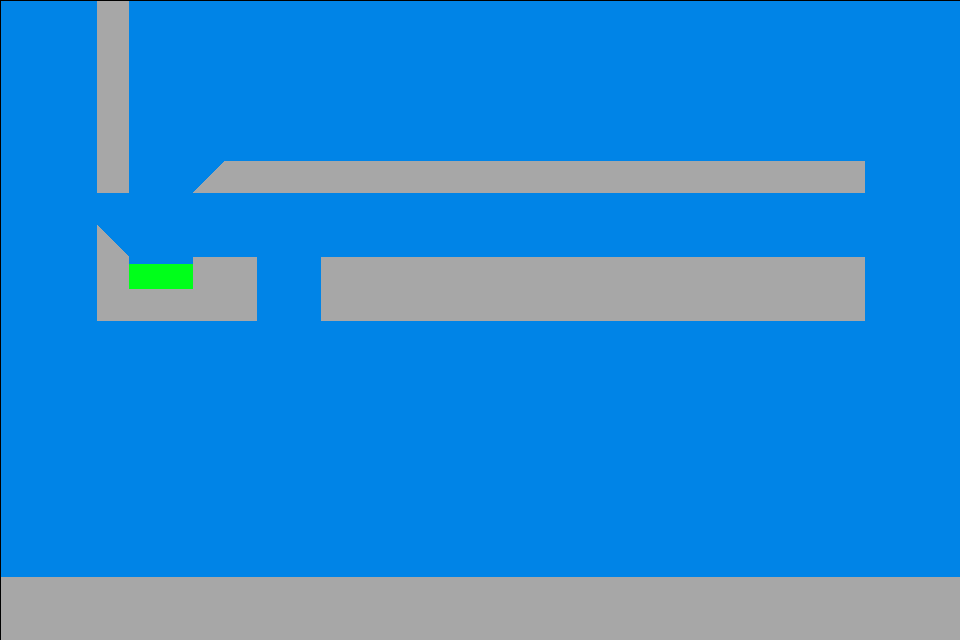

This game map was drawn from its Tiled (.tmx) file and the tilesets committed beside it. A one-line description and the trimmed map source follow:
An orthogonal 30x20 tile map with 32x32 px tiles, 3 tile layers (background, dynamic, static) and 4 objects (ball_spawn_point).

<map version="1.2" tiledversion="1.2.5" orientation="orthogonal" renderorder="right-down" width="30" height="20" tilewidth="32" tileheight="32" infinite="0" nextlayerid="5" nextobjectid="4">
 <tileset firstgid="1" name="golf_puzzle_tilemap" tilewidth="32" tileheight="32" tilecount="100" columns="10">
  <tileoffset x="1" y="1" />
  <image source="../media/golf_puzzle_tileset.png" width="320" height="320" />
  <tile id="0">
   <properties>
    <property name="collides" type="bool" value="true" />
   </properties>
  </tile>
  <tile id="1">
   <properties>
    <property name="collides" type="bool" value="true" />
    <property name="goal" type="bool" value="true" />
   </properties>
   <objectgroup draworder="index">
    <object id="2" x="0.181818" y="6.90909" width="31.7273" height="25.0909" />
   </objectgroup>
  </tile>
  <tile id="10">
   <properties>
    <property name="collides" type="bool" value="true" />
   </properties>
   <objectgroup draworder="index">
    <object id="1" x="0.0909091" y="31.5455">
     <polygon points="0,0 31.4545,-31.1818 31.6364,-0.363636" />
    </object>
   </objectgroup>
  </tile>
  <tile id="20">
   <properties>
    <property name="collides" type="bool" value="true" />
   </properties>
   <objectgroup draworder="index">
    <object id="1" x="0.454545" y="0.272727">
     <polygon points="0,0 30.8182,31 -0.0909091,31.2727" />
    </object>
   </objectgroup>
  </tile>
 </tileset>
 <layer id="3" name="background" width="30" height="20">
  <data>[600 cells, 600 non-empty, 1 distinct tile ids]</data>
 </layer>
 <layer id="4" name="dynamic" width="30" height="20">
  <data>[600 cells, 0 non-empty, 0 distinct tile ids]</data>
 </layer>
 <layer id="1" name="static" width="30" height="20">
  <data>[600 cells, 132 non-empty, 4 distinct tile ids]</data>
 </layer>
 <objectgroup id="2" name="object">
  <object id="1" name="ball_spawn_point" x="795.17" y="578.177">
   <point />
  </object>
 </objectgroup>
</map>